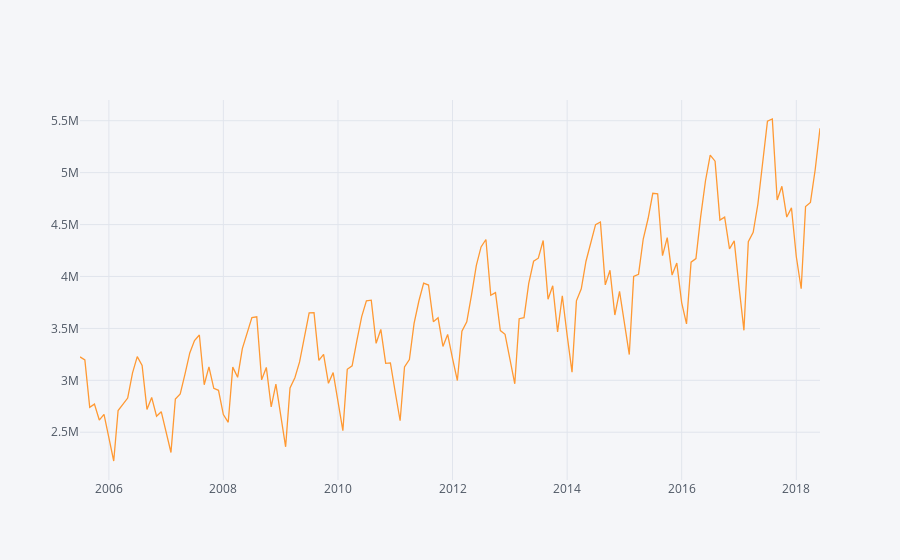

Notebook code for this chart:
### Code cell
TS.iplot()

### Figure 1 — Plotly figure (JSON) as saved in the notebook; plotly's stock layout.template omitted (floating-point values rounded to 4 significant figures; data arrays with more than 128 entries replaced by an {"elided": "..."} marker saying what was removed)
{"data": [{"line": {"color": "rgba(255, 153, 51, 1.0)", "dash": "solid", "shape": "linear", "width": 1.3}, "mode": "lines", "name": "Passenger Count", "text": "", "type": "scatter", "uid": "3487e6e4-0d86-4524-98eb-38272c17b597", "x": {"elided": "156 str values"}, "y": {"elided": "156 int values"}}], "layout": {"legend": {"bgcolor": "#F5F6F9", "font": {"color": "#4D5663"}}, "paper_bgcolor": "#F5F6F9", "plot_bgcolor": "#F5F6F9", "title": {"font": {"color": "#4D5663"}}, "xaxis": {"gridcolor": "#E1E5ED", "showgrid": true, "tickfont": {"color": "#4D5663"}, "title": {"font": {"color": "#4D5663"}, "text": ""}, "zerolinecolor": "#E1E5ED"}, "yaxis": {"gridcolor": "#E1E5ED", "showgrid": true, "tickfont": {"color": "#4D5663"}, "title": {"font": {"color": "#4D5663"}, "text": ""}, "zerolinecolor": "#E1E5ED"}}}
